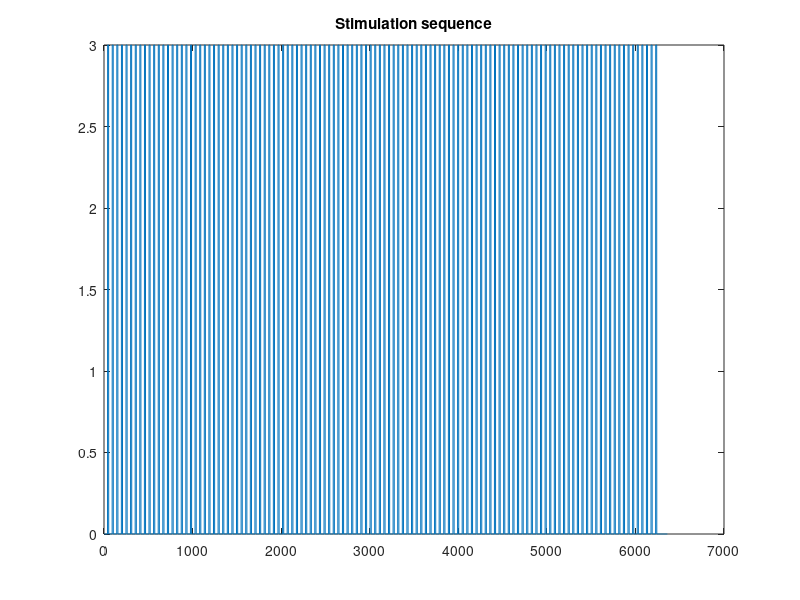

Source code (MATLAB): (Note: this script raises an error after producing the figure.)
clear;
clc;
addpath('util\');

% set random seed
seed = 1234; 
rng(seed);    
%% Parameters
opt.seed = seed;
opt.nNeuron=1e4; % number of neuron
opt.g = 1.2; % The connection strength
opt.dT=0.25; % The simulation timestep, in sec 
opt.TAll=1590; % Total simulation time, in sec 

opt.tau = 1; % Decay costant of RNN units
opt.tauWN=2; % Decay costant of noise

opt.StiDur=3; % Stimulus duration, in sec
opt.StiGap=10; % Stimulation gap, in sec
opt.JitterSig=0; % The gap jitter range
opt.StiAmp = 3; % StiAmplitude, if a list, the amplitude will be organized in a pseudo-random manner
opt.StiTar= datasample(1:2000, 250, 'Replace', false); % Stimulus target neuron
opt.ampInWN=0.3;
opt.SimTimes=1; % The simulation repeat times
opt.Weightdir=[]; % The dir of pre-defined weight matrix, (if not empty, otherwise will be randomly generated)

nN=opt.nNeuron;
g=opt.g;
dT=opt.dT;
outname='visual_stim';
outpath=['output/',outname,'/'];
mkdir(outpath);
%% Distinguish neurons corresponding to different stimuli 

opt.StiNum = 6; 

num_neurons_per_stim = 200;
sti_index_sequences = cell(6, 1); 
all_neurons = opt.StiTar;  

for i = 1:opt.StiNum
    sti_index_sequences{i} = datasample(all_neurons, num_neurons_per_stim, 'Replace', false);
end


%% Simulation parameters
TAll=opt.TAll;
nT=TAll/dT; % The simulation total steps
tau=opt.tau;
StiAmp=opt.StiAmp;
StiTar=opt.StiTar;
nSTy=length(StiAmp); % The number of types of stimulation 

%% External sti
IpS=abs(normrnd(0,0.2,[length(opt.StiTar),1]));
[IpS,~]=sort(IpS,'descend'); % The projection weight
stiSqc=zeros(1,nT);
stiSqc_with_label=zeros(1,nT);
nS=floor(TAll/(opt.StiDur+opt.StiGap))-1;
nSE=floor(nS/nSTy);
StiArray=repmat(StiAmp,nSE);
StiArray=StiArray(randperm(length(StiArray)));
nS=nSE*nSTy;
sedge=zeros(1,nS);
eedge=zeros(1,nS);
E=zeros(nN,nT);

index_loop = 1; 
for iss=1:nS
    if iss==1
        estt=opt.StiGap/dT;
    else
        % estt=round(eend+(opt.StiDur+rand()*opt.JitterSig-opt.JitterSig/2)/dT+opt.StiGap/dT);
        estt=round(eend+opt.StiGap/dT);
    end
    eend=estt+(opt.StiDur)/dT;
    if eend>nT-100 % If too many, stop
        nS = iss-1;
        StiArray=StiArray(1:nS);
        sedge=sedge(1:nS);
        eedge=eedge(1:nS);
        break;        
    end
    sedge(iss)=estt+1;
    eedge(iss)=eend;
    stiSqc(estt+1:eend)=StiArray(iss);
    stiSqc_with_label(estt+1:eend) = index_loop;
    if index_loop ~= 1
        E(sti_index_sequences{index_loop}, estt+1:eend)=IpS(1:num_neurons_per_stim)*stiSqc(estt+1:eend);
    end
    index_loop = index_loop + 1;
    if index_loop > opt.StiNum
        index_loop = 1;
    end
end

T=tabulate(StiArray);
nSE=min(T(:,2));

% E=zeros(nN,nT); 
% E(opt.StiTar,:)=IpS*stiSqc;

figure();
plot(stiSqc); title('Stimulation sequence');


%% Run for multiple times
SimTimes=opt.SimTimes;
FrAll=zeros(SimTimes,nN,nT);
SAll=zeros(SimTimes,nN,nT);
SRAll=zeros(SimTimes,nN,nT);
for sstt=1:SimTimes
    % Randomize a connectivity matrix
    J = zeros(nN, nN);
    local_range = 300; 
    for i = 1:nN
        neighbors = max(1, i - local_range):min(nN, i + local_range);
        J(i, neighbors) = g * randn(1, length(neighbors)) / sqrt(local_range * 2);
    end
    % save([outpath,'J',num2str(sstt),'.mat'],'J');

    % set up white noise inputs
    tauWN=opt.tauWN;
    ampInWN=opt.ampInWN;
    ampWN = sqrt((tauWN/dT));
    iWN = ampWN*randn(nN, nT);
    inputWN = ones(nN,nT);
    for tt = 2: nT
        inputWN(:, tt) = iWN(:, tt) + (inputWN(:, tt - 1) - iWN(:, tt))*exp(-(dT/tauWN));
    end
    inputWN = ampInWN*inputWN; % input noise

    ini=rand(nN,1)*2-1; % The initial membrane potential
    
    % Run the network
    % [Fr,S]=runSNN_v1(ini,J,nT,tau,E,inputWN,dT);
    [Fr,S,frac]=runSNN_v2_showfrac(ini,J,nT,tau,E,inputWN,dT);

    % Collect result
    FrAll(sstt,:,:)=Fr;
    SAll(sstt,:,:)=S;
    SR=getSpkRateHG(S,20);
    SRAll(sstt,:,:)=SR;
    
    close all;
    fprintf('%d / %d \n',sstt,SimTimes);
end
%% adjust real data
start_edge = [];
end_edge = [];
n = length(stiSqc);

if n == 0
    return;
end

current_state = stiSqc(1);
if current_state ~= 0
    start = 1;
    start_edge = [start_edge, start];
end

for i = 2:n
    if stiSqc(i) ~= current_state
        if current_state == 0 && stiSqc(i) ~= 0
            start = i;
            start_edge = [start_edge, start];
            current_state = stiSqc(i);
        elseif current_state ~= 0 && stiSqc(i) == 0
            end_edge = [end_edge, i-1];
            current_state = 0;
        end
    end
end

if current_state ~= 0
    end_edge = [end_edge, n];
end
for i = 1:length(start_edge)
    stimuili_label_ind(i) = mod(i-1, 6) + 1;
end
stimuli_array = stiSqc;
stimuli_array_with_label = stiSqc_with_label;

save_file_name = fullfile(outpath, 'visual_stimuli_with_label24_withblank.mat');
save(save_file_name, 'end_edge', 'start_edge','stimuili_label_ind', 'stimuli_array', 'stimuli_array_with_label','Fr','opt');

% figure();
% imagesc(Fr);